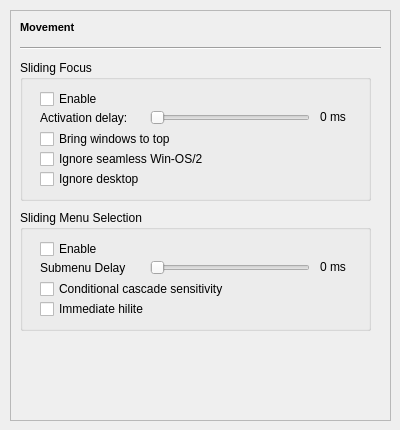
   <widget class="QWidget" name="tab_8">
    <attribute name="title">
     <string>Movement</string>
    </attribute>
    <widget class="QFrame" name="frame_5">
     <property name="geometry">
      <rect>
       <x>10</x>
       <y>10</y>
       <width>381</width>
       <height>411</height>
      </rect>
     </property>
     <property name="frameShape">
      <enum>QFrame::StyledPanel</enum>
     </property>
     <property name="frameShadow">
      <enum>QFrame::Sunken</enum>
     </property>
     <widget class="QLabel" name="label_14">
      <property name="geometry">
       <rect>
        <x>10</x>
        <y>10</y>
        <width>61</width>
        <height>16</height>
       </rect>
      </property>
      <property name="text">
       <string>&lt;!DOCTYPE HTML PUBLIC &quot;-//W3C//DTD HTML 4.0//EN&quot; &quot;http://www.w3.org/TR/REC-html40/strict.dtd&quot;&gt;
&lt;html&gt;&lt;head&gt;&lt;meta name=&quot;qrichtext&quot; content=&quot;1&quot; /&gt;&lt;style type=&quot;text/css&quot;&gt;
p, li { white-space: pre-wrap; }
&lt;/style&gt;&lt;/head&gt;&lt;body style=&quot; font-family:'MS Shell Dlg 2'; font-size:8.25pt; font-weight:400; font-style:normal;&quot;&gt;
&lt;p style=&quot; margin-top:0px; margin-bottom:0px; margin-left:0px; margin-right:0px; -qt-block-indent:0; text-indent:0px;&quot;&gt;&lt;span style=&quot; font-size:8pt; font-weight:600;&quot;&gt;Movement&lt;/span&gt;&lt;/p&gt;&lt;/body&gt;&lt;/html&gt;</string>
      </property>
     </widget>
     <widget class="Line" name="line_5">
      <property name="geometry">
       <rect>
        <x>10</x>
        <y>30</y>
        <width>361</width>
        <height>16</height>
       </rect>
      </property>
      <property name="orientation">
       <enum>Qt::Horizontal</enum>
      </property>
     </widget>
     <widget class="QGroupBox" name="groupBox_7">
      <property name="geometry">
       <rect>
        <x>10</x>
        <y>50</y>
        <width>351</width>
        <height>141</height>
       </rect>
      </property>
      <property name="title">
       <string>Sliding Focus</string>
      </property>
      <widget class="QCheckBox" name="checkBox_3">
       <property name="geometry">
        <rect>
         <x>20</x>
         <y>30</y>
         <width>201</width>
         <height>18</height>
        </rect>
       </property>
       <property name="text">
        <string>Enable</string>
       </property>
      </widget>
      <widget class="QLabel" name="label_15">
       <property name="geometry">
        <rect>
         <x>20</x>
         <y>50</y>
         <width>91</width>
         <height>16</height>
        </rect>
       </property>
       <property name="text">
        <string>Activation delay:</string>
       </property>
      </widget>
      <widget class="QSlider" name="horizontalSlider_3">
       <property name="geometry">
        <rect>
         <x>130</x>
         <y>50</y>
         <width>160</width>
         <height>16</height>
        </rect>
       </property>
       <property name="orientation">
        <enum>Qt::Horizontal</enum>
       </property>
      </widget>
      <widget class="QLabel" name="label_9">
       <property name="geometry">
        <rect>
         <x>300</x>
         <y>50</y>
         <width>46</width>
         <height>13</height>
        </rect>
       </property>
       <property name="text">
        <string>0 ms</string>
       </property>
      </widget>
      <widget class="QCheckBox" name="checkBox_2">
       <property name="geometry">
        <rect>
         <x>20</x>
         <y>70</y>
         <width>131</width>
         <height>18</height>
        </rect>
       </property>
       <property name="text">
        <string>Bring windows to top</string>
       </property>
      </widget>
      <widget class="QCheckBox" name="checkBox_7">
       <property name="geometry">
        <rect>
         <x>20</x>
         <y>90</y>
         <width>171</width>
         <height>18</height>
        </rect>
       </property>
       <property name="text">
        <string>Ignore seamless Win-OS/2</string>
       </property>
      </widget>
      <widget class="QCheckBox" name="checkBox_8">
       <property name="geometry">
        <rect>
         <x>20</x>
         <y>110</y>
         <width>171</width>
         <height>18</height>
        </rect>
       </property>
       <property name="text">
        <string>Ignore desktop</string>
       </property>
      </widget>
     </widget>
     <widget class="QGroupBox" name="groupBox_8">
      <property name="geometry">
       <rect>
        <x>10</x>
        <y>200</y>
        <width>351</width>
        <height>121</height>
       </rect>
      </property>
      <property name="title">
       <string>Sliding Menu Selection</string>
      </property>
      <widget class="QCheckBox" name="checkBox_9">
       <property name="geometry">
        <rect>
         <x>20</x>
         <y>30</y>
         <width>201</width>
         <height>18</height>
        </rect>
       </property>
       <property name="text">
        <string>Enable</string>
       </property>
      </widget>
      <widget class="QLabel" name="label_16">
       <property name="geometry">
        <rect>
         <x>20</x>
         <y>50</y>
         <width>91</width>
         <height>16</height>
        </rect>
       </property>
       <property name="text">
        <string>Submenu Delay</string>
       </property>
      </widget>
      <widget class="QSlider" name="horizontalSlider_4">
       <property name="geometry">
        <rect>
         <x>130</x>
         <y>50</y>
         <width>160</width>
         <height>16</height>
        </rect>
       </property>
       <property name="orientation">
        <enum>Qt::Horizontal</enum>
       </property>
      </widget>
      <widget class="QLabel" name="label_17">
       <property name="geometry">
        <rect>
         <x>300</x>
         <y>50</y>
         <width>46</width>
         <height>13</height>
        </rect>
       </property>
       <property name="text">
        <string>0 ms</string>
       </property>
      </widget>
      <widget class="QCheckBox" name="checkBox_10">
       <property name="geometry">
        <rect>
         <x>20</x>
         <y>70</y>
         <width>191</width>
         <height>18</height>
        </rect>
       </property>
       <property name="text">
        <string>Conditional cascade sensitivity</string>
       </property>
      </widget>
      <widget class="QCheckBox" name="checkBox_11">
       <property name="geometry">
        <rect>
         <x>20</x>
         <y>90</y>
         <width>171</width>
         <height>18</height>
        </rect>
       </property>
       <property name="text">
        <string>Immediate hilite</string>
       </property>
      </widget>
     </widget>
    </widget>
   </widget>
